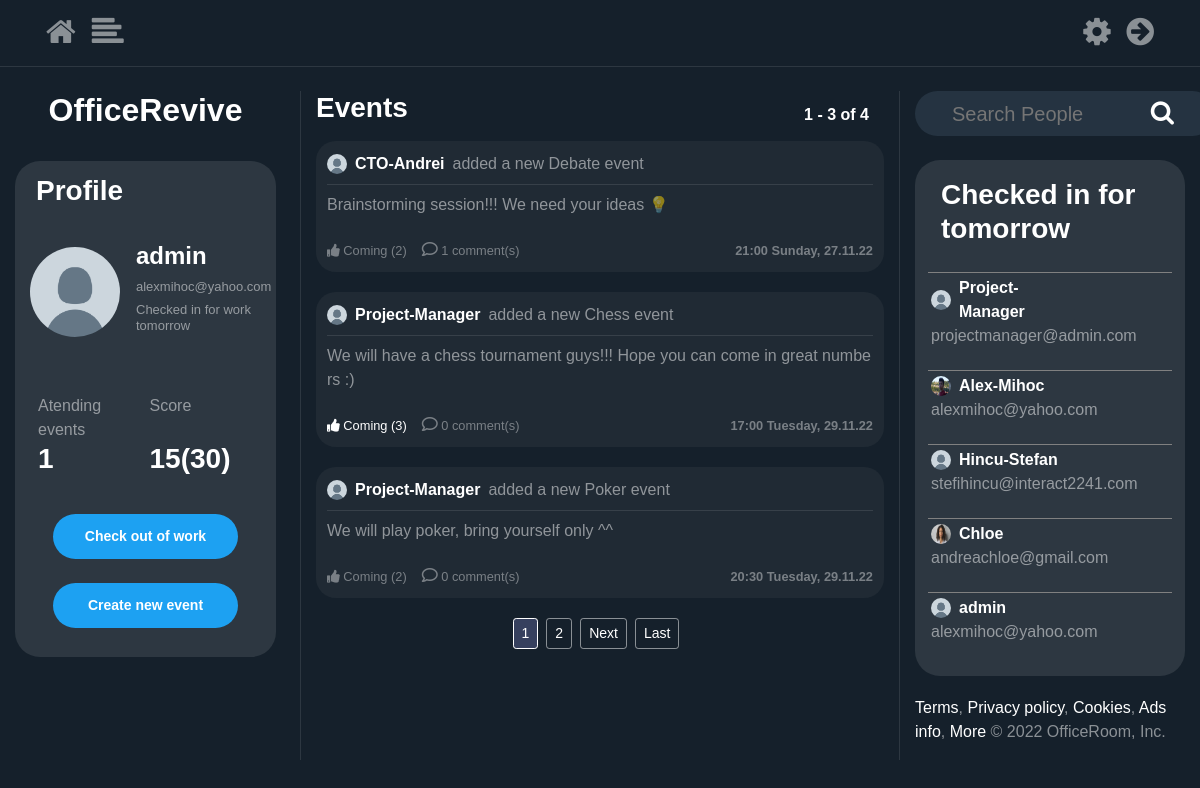
Page / (signed in) on the committed database.
### users/models.py (models this page shows, shortened)
class Profile(models.Model):
    user = models.OneToOneField(User, on_delete=models.CASCADE)
    image = models.ImageField(default='default.png', upload_to='profile_pics')
    isChecked = models.BooleanField(default=False)
    interests = models.ManyToManyField(Interests, blank=True)
    score = models.IntegerField(null=False, blank=False, default=0)

class Interests(models.Model):
    title = models.CharField(max_length=128)
    class Meta:
        verbose_name_plural = "Interests"
    def __str__(self):
        return self.title

### blog/models.py (models this page shows, shortened)
class Post(models.Model):
    name = models.TextField(max_length=512, default="")
    content = models.TextField(max_length=1000)
    date_posted = models.DateTimeField(default=timezone.now())
    author = models.ForeignKey(User, on_delete=models.CASCADE)
    likes = models.IntegerField(default=0)
    dislikes = models.IntegerField(default=0)
    interest = models.OneToOneField(Interests, on_delete=models.CASCADE, null=True, blank=True)
    participants = models.ManyToManyField(Profile, blank=True)
    score = models.IntegerField(null=False, blank=False, default=10)
    class Meta:
        verbose_name_plural = "Posts"
    @property
    def number_of_comments(self):
        return Comment.objects.filter(post_connected=self).count()

### blog/views.py (the view, shortened to what this page needs)
# urls.py: path('', PostListView.as_view(), name='blog-home'),
class PostListView(LoginRequiredMixin, ListView):
    model = Post
    template_name = 'blog/home.html'
    context_object_name = 'posts'
    ordering = ['date_posted']
    paginate_by = PAGINATION_COUNT
    def get_context_data(self, **kwargs):
        data = super().get_context_data(**kwargs)
        all_users = Profile.objects.all()
        checked_in_users = Profile.objects.filter(isChecked=True)
        userProfile = Profile.objects.get(user=self.request.user)
        data['userProfile'] = Profile.objects.get(user=self.request.user)
        data['all_users'] = all_users
        data['checked_in_users'] = checked_in_users
        data['events_participated_in'] = Post.objects.filter(participants=userProfile).count()
        events_participated_in = Post.objects.filter(participants=userProfile).all()
        data['score'] = userProfile.score
        data['possible_score'] = userProfile.score + sum([event.score for event in events_participated_in])
        data['events'] = events_participated_in
        return data

### blog/templates/blog/home.html (shortened to what this page needs)
{% extends "blog/base.html" %}
{% load static %}
{% block content %}
    <div class="row">
        <div class="col-12 col-md-3 pr-4 container justify-content-center">
            <div class="text-center">
            <h2 class="white-important">OfficeRevive</h2><br>
            </div>
            <div class="profile-section">
            <h3 class="white-important p-2 pl-3">
                Profile
            </h3>
            <article class="media content-section" style="height: 140px; width: 100%">
                {%  if user_profile != None %}
                    <div class="mt-2 d-flex full-width align-items-center">
                        <img
                           class="rounded-circle mr-3 img-fluid"
                           style="width: 90px; height: 90px;"
                           src="{{ user_profile.profile.image.url }}">
                        <div>
                            <h4 style="text-align: left"
                                    class="white-important">
                                {{ user_profile.username }}
                            </h4>
                            <h6 style="text-align: left"
                                    class="email-profile">
                                {{ user.email }}
                            </h6>
                        </div>
                    </div>
                {%  else %}
                    <div class="mt-2 d-flex full-width align-items-center">
                        <img
                           class="rounded-circle mr-3"
                           style="width: 90px; height: 90px;"
                           src="{{ user.profile.image.url }}">
                        <div>
                            <h4 style="text-align: left"
                                    class="white-important">
                                {{ user.username }}
                            </h4>
                            <h6 style="text-align: left"
                                    class="email-profile">
                                {{ user.email }}
                            </h6>
                            <h6 style="text-align: left" class="email-profile">
                                {%  if userProfile.isChecked %}
                                Checked in for work tomorrow
                                {% else %}
                                Will not be at work tomorrow
                                {% endif %}
                            </h6>
                        </div>
                    </div>
                {%  endif %}
            </article>
            <article class="media content-section">
                <div class="row full-width pl-2">
                    <div class="col-6">
                           Atending events
                    </div>
                    <div class="col-6">
                            Score
                    </div>
                        <div class="col-6">
                            <a href="#">
                                <h3 class="white-important follow-click">
                                   {{events_participated_in}}
                                </h3>
                            </a>
                        </div>
                        <a href="#">
                            <div class="col-6">
                                <h3 class="white-important follow-click">
                                    {{score}}({{possible_score}})
                                </h3>
                            </div>
                        </a>
                </div>
            </article>
            <div class="d-flex" style="justify-content: center;">
                <div style="margin-left: auto; margin-right:auto">
                    {%  if userProfile.isChecked %}
                    <a class="btn btn-sm btn-outline-primary mb-4 mr-3 full-width pr-4 pl-4"onClick="document.getElementById('checkin').submit()">
                        Check out of work
                    </a>
                    {% else %}
                    <a class="btn btn-sm btn-outline-primary mb-4 mr-3 full-width pr-4 pl-4"onClick="document.getElementById('checkin').submit()">
                        Check in tomorrow
                    </a>
                    {% endif %}
                    {% if request.user.is_superuser %}
                    <a class="btn btn-sm btn-outline-primary mb-4 mr-3 full-width pr-4 pl-4" href="{% url 'post-create' %}">
                        Create new event
                    </a>
                    {% else %}
                    <a class="btn btn-sm btn-outline-primary mb-4 mr-3 full-width pr-4 pl-4" href="{% url 'feedback' %}">Requests&Feedback</a>
                    {% endif %}
                </div>
            </div>
            </div>
        </div>
        <div class="col-12 col-md-6 scrollable" >
            <div class="full-width row">
                <div class="col-6">
                    <h3 class="white-important mb-3">
                        Events
                    </h3>
                </div>
                 <div class="col-6 no-padding">
                    <h6
                            style="position: absolute; bottom: 0; right: 0"
                            class="white-important mb-3">
                        {{ page_obj.start_index }} - {{ page_obj.end_index }} of
                        {{ paginator.count }}
                    </h6>
                </div>
            </div>
            {% for post in posts %}
                <article class="media content-section hovered-tweet">
                <div style="width: 100%; word-break: break-all;">
                    <div class="pb-2 row m-0" style="width: 100%; margin-right: 0 !important;">
                       <div
                               style="padding-left: 0px !important;"
                               class="col-8 no-padding d-flex align-items-center">
                           <img
                               class="rounded-circle mr-2"
                               style="width: 20px; height: 20px;"
                               src="{{ post.author.profile.image.url }}">
                           <a class="mr-2 white-important" href="{% url 'user-detail' post.author.id %}">
                               {{ post.author }}
                           </a>
                           added a new {{post.interest}} event
                       </div>
                       <div class="col-4 d-flex flex-row-reverse no-padding align-items-center"
                            style="padding-right: 0 !important;">
                       </div>
                   </div>
                    <div
                            class="mb-2"
                            style="width: 100%; height: 1px; background-color: rgba(255, 255, 255, 0.1)"></div>
                    <a
                            style="color: rgba(255, 255, 255, 0.5) !important;"
                            href="{% url 'post-detail' post.id %}">
                        <p class="mb-4">
                            {{ post.content }}
                        </p>
                    </a>
                        <div class="row">
                            <div class="col-6" style="display: flex;">
                                {% if post in events %}
                                <small style="opacity: 1;">
                                    <a href="#" onClick="document.getElementById('likebutton-{{post.id}}').submit()"><i class="fas fa-thumbs-up"></i> Coming ({{post.participants.count }}) </a>
                                </small>
                                {% else %}
                                    <small style="opacity: 0.4;">
                                    <a href="#" onClick="document.getElementById('likebutton-{{post.id}}').submit()"><i class="fas fa-thumbs-up"></i> Coming ({{post.participants.count }}) </a>
                                </small>
                                {% endif %}
                                <small style="opacity: 0.4; margin-left:15px;">
                                    <a href="/post/{{post.id}}/">
                                        <i style=" font-size: 16px;" class="far fa-comment"></i> {{ post.number_of_comments }} comment(s)
                                    </a>
                                </small>
                            </div>
                            <div class="col-6">
                                <small
                                        style="opacity: 0.4;"
                                    class="white-important d-flex full-width flex-row-reverse">
                                    {{ post.date_posted | date:"H:i l, d.m.y" }}
                                </small>
                            </div>
                            <div class="col-1">
                        </div>
                </div>
                </article>
            {% endfor %}
            <div class="full-width d-flex justify-content-center">
                {% if is_paginated %}
                    {% for num in page_obj.paginator.page_range %}
                        {% if page_obj.number == num %}
                            <a class="btn btn-sm btn-info mb-4 mr-2"
                                href="?page={{ num }}">{{ num }}</a>
                        {% elif num > page_obj.number|add:'-3' and num < page_obj.number|add:'3' %}
                            <a class="btn btn-sm btn-outline-secondary mb-4 mr-2"
                                href="?page={{ num }}">{{ num }}</a>
                        {% endif %}
                    {% endfor %}
                    {% if page_obj.has_next %}
                        <a class="btn btn-sm btn-outline-secondary mb-4 mr-2"
                                href="?page={{ page_obj.next_page_number }}">Next</a>
                           <a class="btn btn-sm btn-outline-secondary mb-4 mr-2"
                            href="?page={{ page_obj.paginator.num_pages }}">Last</a>
                    {% endif %}
                {% endif %}
            </div>
        </div>
        <div class="col-12 col-md-3">
            <form class ="pb-4" action="{% url 'search' %}" method="post">{% csrf_token %}
                <div class="search-container container align-content-center flex-row">
                    <div class="search">
                    <input required name="search" type="text" id="zip-code-input" placeholder="Search People">
                    <button type="submit" style="border:0; background: transparent;"><i class="fa fa-search"></i> </button> </a>
                </form>
              </div>
            </div>
                {%  if user_profile is None %}
                <article class="t-section media content-section">
                    <div class="row ">
                        <div class="col-12">
                            <h3 class="white-important p-2 pl-3">Checked in for tomorrow</h3>
                        </div>
                        <ul class="col-12 mt-2">
                            {% for user in checked_in_users %}
                                <li>
                                    <div class="who-to-follow">
                                        <div
                                               style="padding-left: 0px !important;"
                                               class="col-8 no-padding d-flex align-items-center">
                                           <img
                                               class="rounded-circle mr-2"
                                               style="width: 20px; height: 20px;"
                                               src="{{ user.image.url }}">
                                           <a class="mr-2 white-important" href="{% url 'user-detail' user.user.id %}">
                                               {{ user.user.username }}
                                           </a>
                                       </div>
                                        <p>{{ user.user.email }}</p>
                                    </div>
                                </li>
                            {% endfor %}
                        </ul>
                    </div>
                </article>
                {% endif %}
                <p><a href="">Terms</a>,
<a href="">Privacy policy</a>,
<a href="">Cookies</a>,
<a href="">Ads info</a>,
<a href="">More</a>
© 2022 OfficeRoom, Inc.</p>
        </div>
    </div>
{% endblock content %}

### rows in the picture
Post: author.profile.image (placeholder picture), author "CTO-Andrei", interest "Debate", content "Brainstorming session!!! We need your ideas 💡", participants.count "2", number_of_comments "1", date_posted "21:00 Sunday, 27.11.22"
Post: author.profile.image (placeholder picture), author "Project-Manager", interest "Chess", content "We will have a chess tournament guys!!! Hope you can come in great numbers :)", participants.count "3", number_of_comments "0", date_posted "17:00 Tuesday, 29.11.22"
Post: author.profile.image (placeholder picture), author "Project-Manager", interest "Poker", content "We will play poker, bring yourself only ^^", participants.count "2", number_of_comments "0", date_posted "20:30 Tuesday, 29.11.22"
Profile: image (placeholder picture), user.username "Project-Manager", user.email "projectmanager@admin.com"
Profile: image (picture), user.username "Alex-Mihoc", user.email "alexmihoc@yahoo.com"
Profile: image (placeholder picture), user.username "Hincu-Stefan", user.email "stefihincu@interact2241.com"
Profile: image (picture), user.username "Chloe", user.email "andreachloe@gmail.com"
Profile: image (placeholder picture), user.username "admin", user.email "alexmihoc@yahoo.com"

### other values in the picture
{{ user.username }} "admin"
{{ user.email }} "alexmihoc@yahoo.com"
{{ events_participated_in }} "1"
{{ score }} "15"
{{ possible_score }} "30"
{{ page_obj.start_index }} "1"
{{ page_obj.end_index }} "3"
{{ paginator.count }} "4"
{{ num }} "1"
{{ num }} "2"
